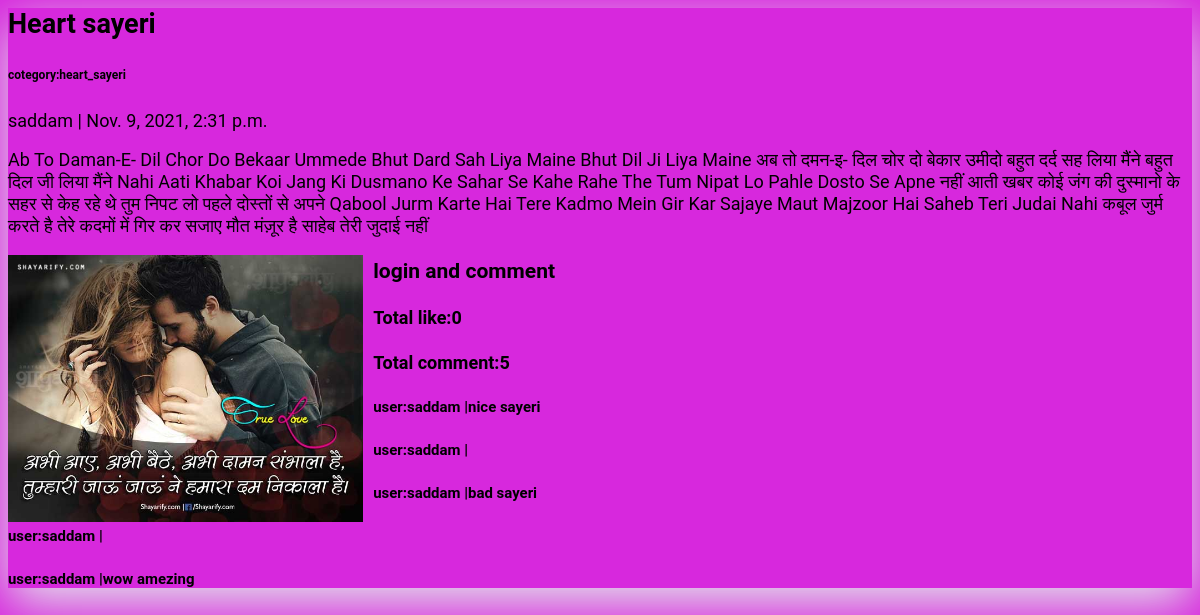
The app's page /postbyid23, older data.
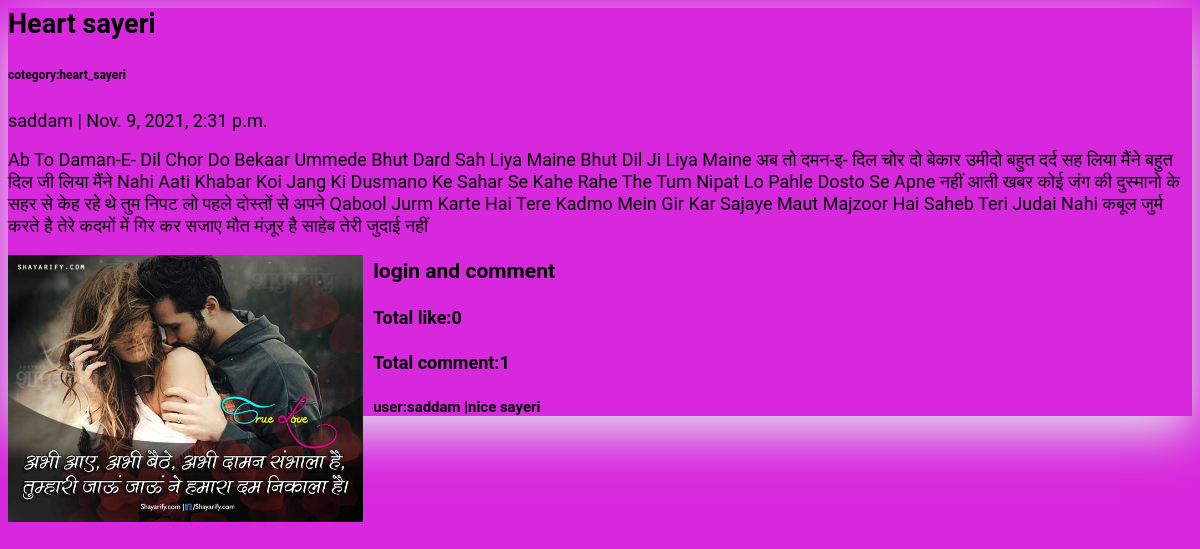
The same page, newer data.
### blog_app/models.py (models this page shows, shortened)
class blogcomment(models.Model):
    sn=models.AutoField(primary_key=True)
    comment=models.TextField()
    userc=models.ForeignKey(User, on_delete=models.CASCADE)
    post=models.ForeignKey(Post, on_delete=models.CASCADE)
    postid=models.IntegerField(null=True)
    parent=models.ForeignKey('self', on_delete=models.CASCADE, null=True)
    timestamp=models.DateTimeField(default=now)

### blog_app/views.py (the view)
# urls.py: path('postbyid<int:id>',views.postbyid,name='postbyid'),
def postbyid(request,id):
    data =Post.objects.get(id=id)
    lk=bloglike.objects.filter(postid=id)
    cm=blogcomment.objects.filter(postid=id)
    user=request.user
    print("===============",user)
    return render(request,'postbyid.html',{'post':data,'cm':cm,'like':lk,'user':user})

### blog_app/templates/postbyid.html (shortened to what this page needs)
{% block content %}
<div class="container">
    <div class="row">
        <div class="col-md-6 mx-auto ">
            <div class="card mb-4">
                <div class="card-body">
                    <h2 class="card-title">{{ post.title }}</h2>
                    <h6>cotegory:{{post.cotegory}}</h6>
                    <p class="card-text text-muted h6">{{ post.author }} | {{ post.created_on}} </p>
                    <p class="card-text">{{post.content|slice:":10000" }} </p>
                </div>
                <p> <img src="{{ post.image.url }}" class="img-responsive" style="width: 30%; float: left; margin-right: 10px;" /></p>
                {% if user.is_authenticated %}
                <form method="POST" action="/like">
                    {% csrf_token%}
                    <input type="hidden" name="postauthor" value="{{post.author}}">
                     <input type="hidden" name="postid" value="{{post.id}}">
                    <input type="submit" value="like">
                </form>
                <form method="POST" action="/comment">
                    {% csrf_token%}
                    <input type="textarea" name="comment">
                    <input type="hidden" name="postauthor" value="{{post.author}}">
                     <input type="hidden" name="postid" value="{{post.id}}">
                    <input type="submit" value="comment">
                </form>  {%else%}
                <h3>login and comment</h3>
                {% endif %}
                <h4>Total like:{{like.count}}</h4>
                     {% if cm.count %}
                    <h4>Total comment:{{cm.count}}</h4>
                    {%else%}
                    <h5>No comment still</h5>
                    {%endif%}
                {% for data in cm%}
                <h5>user:{{data.userc}} |{{data.comment}}</h5>
                {%endfor%}
            </div>
        </div>
    </div>
</div>
{%endblock%}

Row changes from the older to the newer data that the page shows:
removed blogcomment: userc "saddam"
removed blogcomment: userc "saddam", comment "bad sayeri"
removed blogcomment: userc "saddam"
removed blogcomment: userc "saddam", comment "wow amezing"
Text that changed along with them:
{{ cm.count }}: "5" → "1"
